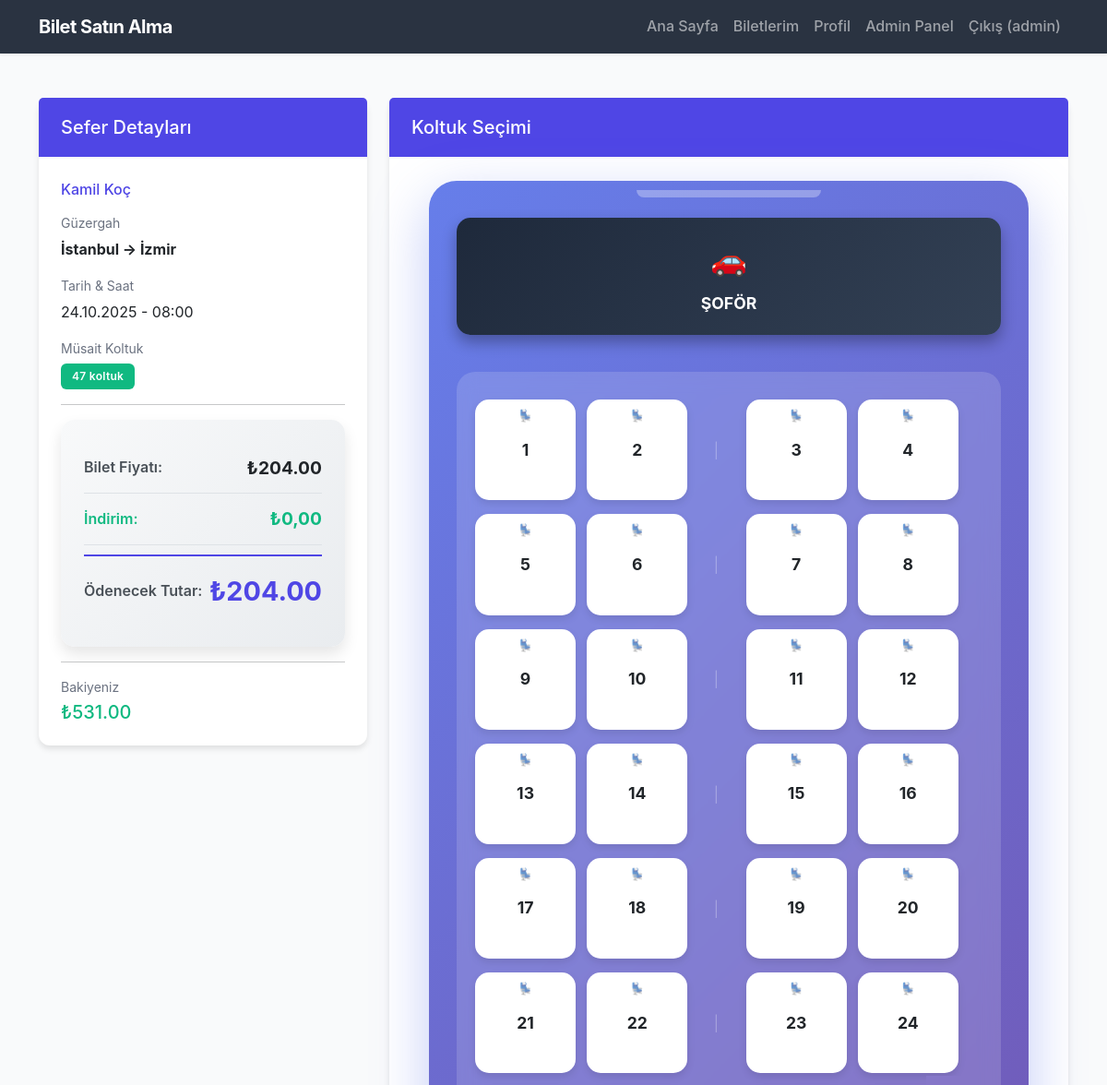
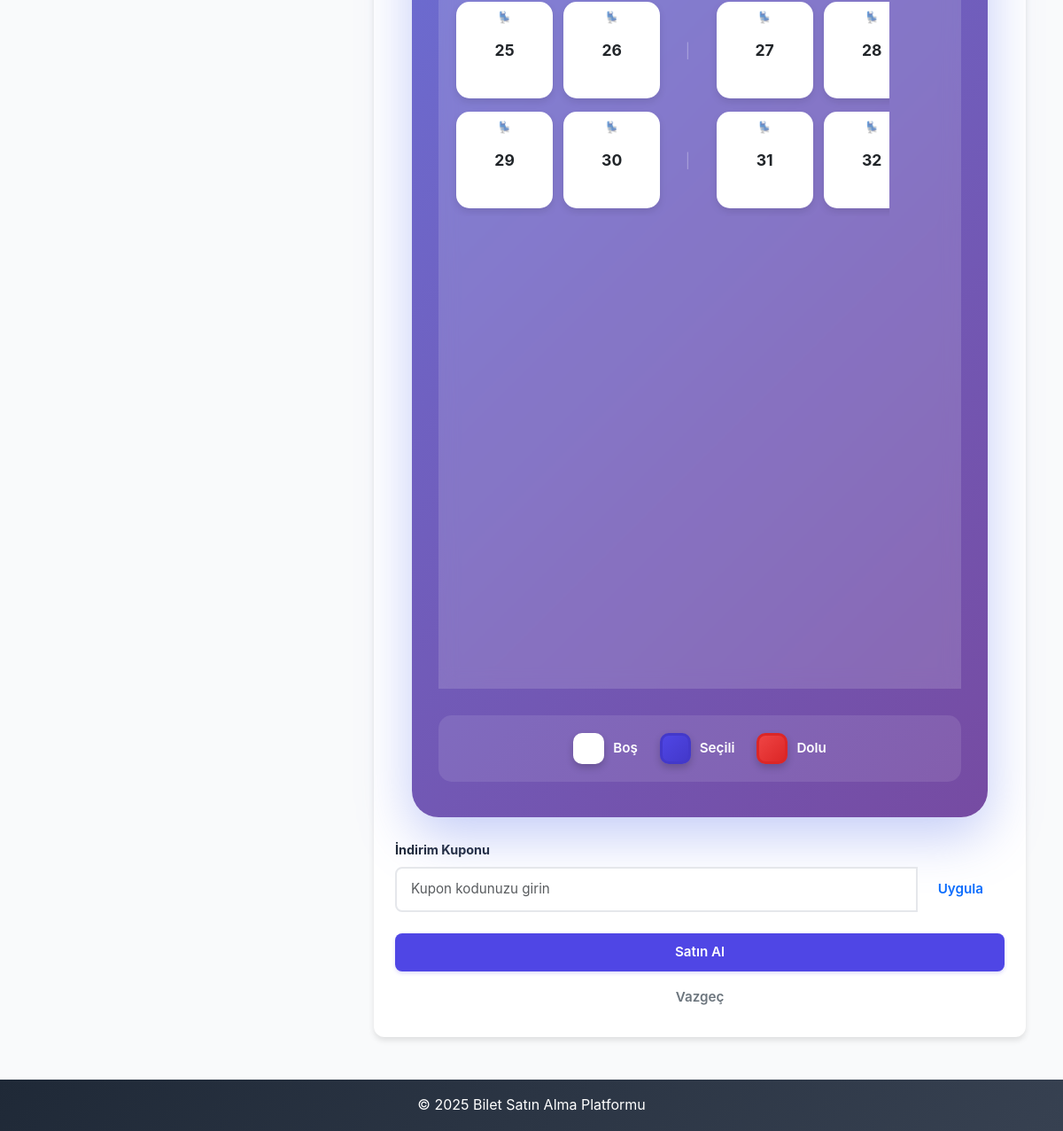
The page /buy-ticket.php?route_id=823 (signed in) on the database its author committed (2 pictures, top to bottom).
### tables this page shows
CREATE TABLE routes (
    id INTEGER PRIMARY KEY AUTOINCREMENT,
    company_id INTEGER NOT NULL,
    departure_point TEXT NOT NULL,
    arrival_point TEXT NOT NULL,
    departure_date TEXT NOT NULL,
    departure_time TEXT NOT NULL,
    price REAL NOT NULL,
    total_seats INTEGER NOT NULL,
    available_seats INTEGER NOT NULL,
    created_at DATETIME DEFAULT CURRENT_TIMESTAMP,
    FOREIGN KEY (company_id) REFERENCES companies(id) ON DELETE CASCADE
);

CREATE TABLE companies (
    id INTEGER PRIMARY KEY AUTOINCREMENT,
    name TEXT UNIQUE NOT NULL,
    contact_info TEXT,
    created_at DATETIME DEFAULT CURRENT_TIMESTAMP
);

CREATE TABLE users (
    id INTEGER PRIMARY KEY AUTOINCREMENT,
    username TEXT UNIQUE NOT NULL,
    email TEXT UNIQUE NOT NULL,
    password TEXT NOT NULL,
    full_name TEXT NOT NULL,
    role TEXT DEFAULT 'user',
    virtual_credit REAL DEFAULT 0,
    created_at DATETIME DEFAULT CURRENT_TIMESTAMP,
    updated_at DATETIME DEFAULT CURRENT_TIMESTAMP
);

### src/auth.php (called while the page is built, shortened)
<?php
function getUserRole() {
    return $_SESSION['role'] ?? 'visitor';
}
?>

### public/buy-ticket.php (the view, shortened to what this page needs)
<?php
require_once __DIR__ . '/../src/database.php';
require_once __DIR__ . '/../src/auth.php';
$routeId = $_GET['route_id'] ?? null;
try {
    $stmt = $pdo->prepare("
        SELECT
            routes.*,
            companies.name AS company_name
        FROM routes
        INNER JOIN companies ON routes.company_id = companies.id
        WHERE routes.id = ?
    ");
    $stmt->execute([$routeId]);
    $route = $stmt->fetch(PDO::FETCH_ASSOC);
    $stmt = $pdo->prepare("
        SELECT seat_number
        FROM tickets
        WHERE route_id = ? AND status = 'active'
    ");
    $stmt->execute([$routeId]);
    $occupiedSeats = $stmt->fetchAll(PDO::FETCH_COLUMN);
    $stmt = $pdo->prepare("SELECT virtual_credit FROM users WHERE id = ?");
    $stmt->execute([$_SESSION['user_id']]);
    $userCredit = $stmt->fetchColumn();
} catch (PDOException $e) {
    die("Veritabanı hatası: " . $e->getMessage());
}
?>
<!DOCTYPE html>
<html lang="tr">
<head>
    <link href="https://cdn.jsdelivr.net/npm/bootstrap@5.3.0/dist/css/bootstrap.min.css" rel="stylesheet">
    <link rel="stylesheet" href="css/style.css">
</head>
<body>
    <nav class="navbar navbar-expand-lg navbar-dark bg-dark">
        <div class="container">
            <a class="navbar-brand" href="index.php">Bilet Satın Alma</a>
            <div class="collapse navbar-collapse" id="navbarNav">
                <ul class="navbar-nav ms-auto">
                    <li class="nav-item"><a class="nav-link" href="index.php">Ana Sayfa</a></li>
                    <li class="nav-item"><a class="nav-link" href="my-tickets.php">Biletlerim</a></li>
                    <li class="nav-item"><a class="nav-link" href="profile.php">Profil</a></li>
                    <?php if (getUserRole() === 'admin'): ?>
                        <li class="nav-item"><a class="nav-link" href="admin_panel.php">Admin Panel</a></li>
                    <?php endif; ?>
                    <li class="nav-item"><a class="nav-link" href="logout.php">Çıkış (<?php echo htmlspecialchars($_SESSION['username']); ?>)</a></li>
                </ul>
            </div>
        </div>
    </nav>
    <main class="container my-5">
        <div class="row">
            <div class="col-lg-4 mb-4">
                <div class="card sticky-sidebar shadow">
                    <div class="card-header bg-primary text-white">
                        <h5 class="mb-0">Sefer Detayları</h5>
                    </div>
                    <div class="card-body">
                        <h6 class="text-primary mb-3"><?php echo htmlspecialchars($route['company_name']); ?></h6>
                        <div class="mb-3">
                            <small class="text-muted d-block mb-1">Güzergah</small>
                            <p class="mb-0 fw-bold"><?php echo htmlspecialchars($route['departure_point']); ?> → <?php echo htmlspecialchars($route['arrival_point']); ?></p>
                        </div>
                        <div class="mb-3">
                            <small class="text-muted d-block mb-1">Tarih & Saat</small>
                            <p class="mb-0"><?php echo date('d.m.Y', strtotime($route['departure_date'])); ?> - <?php echo htmlspecialchars($route['departure_time']); ?></p>
                        </div>
                        <div class="mb-3">
                            <small class="text-muted d-block mb-1">Müsait Koltuk</small>
                            <span class="badge bg-success"><?php echo $route['available_seats']; ?> koltuk</span>
                        </div>
                        <hr>
                        <div class="price-summary">
                            <div class="price-item">
                                <span class="price-label">Bilet Fiyatı:</span>
                                <span class="price-value" id="basePrice">₺<?php echo number_format($route['price'], 2); ?></span>
                            </div>
                            <div class="price-item">
                                <span class="price-label discount-value">İndirim:</span>
                                <span class="price-value discount-value" id="discountAmount">₺0,00</span>
                            </div>
                            <div class="price-item">
                                <span class="price-label">Ödenecek Tutar:</span>
                                <span class="price-value final-price" id="finalPrice">₺<?php echo number_format($route['price'], 2); ?></span>
                            </div>
                        </div>
                        <hr>
                        <div>
                            <small class="text-muted d-block mb-1">Bakiyeniz</small>
                            <h5 class="text-success mb-0">₺<?php echo number_format($userCredit, 2); ?></h5>
                        </div>
                    </div>
                </div>
            </div>
            <div class="col-lg-8">
                <div class="card shadow">
                    <div class="card-header bg-primary text-white">
                        <h5 class="mb-0">Koltuk Seçimi</h5>
                    </div>
                    <div class="card-body">
                        <form method="POST" id="purchaseForm">
                            <div class="bus-layout">
                                <div class="bus-windshield"></div>
                                <div class="driver-section">
                                    ŞOFÖR
                                </div>
                                <div class="seats-container">
                                    <?php
                                    $totalSeats = $route['total_seats'];
                                    $seatsPerRow = 4;
                                    $rows = ceil($totalSeats / $seatsPerRow);
                                    for ($row = 0; $row < $rows; $row++):
                                        echo '<div class="seat-row">';
                                        for ($col = 0; $col < 5; $col++):
                                            if ($col == 2):
                                                echo '<div class="aisle">│</div>';
                                                continue;
                                            endif;
                                            $seatNum = ($row * $seatsPerRow) + ($col > 2 ? $col - 1 : $col) + 1;
                                            if ($seatNum <= $totalSeats):
                                                $isOccupied = in_array($seatNum, $occupiedSeats);
                                                if ($isOccupied): ?>
                                                    <div class="seat occupied" title="Dolu Koltuk">
                                                        <?php echo $seatNum; ?>
                                                    </div>
                                                <?php else: ?>
                                                    <div class="seat">
                                                        <label for="seat_<?php echo $seatNum; ?>"><?php echo $seatNum; ?></label>
                                                    </div>
                                                <?php endif;
                                            else:
                                                echo '<div></div>';
                                            endif;
                                        endfor;
                                        echo '</div>';
                                    endfor;
                                    ?>
                                </div>
                                <div class="legend">
                                    <div class="legend-item">
                                        <div class="legend-box available"></div>
                                        <span>Boş</span>
                                    </div>
                                    <div class="legend-item">
                                        <div class="legend-box selected"></div>
                                        <span>Seçili</span>
                                    </div>
                                    <div class="legend-item">
                                        <div class="legend-box occupied"></div>
                                        <span>Dolu</span>
                                    </div>
                                </div>
                            </div>
                            <div class="mt-4">
                                <label class="form-label fw-bold">İndirim Kuponu</label>
                                <div class="coupon-input-group">
                                    <div class="input-group">
                                        <input type="text"
                                               class="form-control"
                                               id="couponCode"
                                               name="coupon_code"
                                               placeholder="Kupon kodunuzu girin">
                                        <button type="button"
                                                class="btn btn-outline-primary"
                                                id="applyCouponBtn"
                                                onclick="validateCoupon()">
                                            Uygula
                                        </button>
                                    </div>
                                </div>
                            </div>
                            <div class="d-grid gap-2 mt-4">
                                <button type="submit" class="btn btn-primary btn-lg" id="purchaseBtn">
                                    Satın Al
                                </button>
                                <a href="index.php" class="btn btn-outline-secondary">Vazgeç</a>
                            </div>
                        </form>
                    </div>
                </div>
            </div>
        </div>
    </main>
    <footer class="bg-dark text-white text-center py-3 mt-5">
        <p class="mb-0">&copy; 2025 Bilet Satın Alma Platformu</p>
    </footer>
</body>
</html>

### public/css/style.css (style rules this page uses)
:root { --primary-color: #4F46E5; --primary-dark: #4338CA; --secondary-color: #06B6D4; --success-color: #10B981; --danger-color: #EF4444; --warning-color: #F59E0B; --dark-color: #1F2937; --light-color: #F9FAFB; --gray-color: #6B7280; --border-radius: 12px; --transition: all 0.3s cubic-bezier(0.4, 0, 0.2, 1); }
* { margin: 0; padding: 0; box-sizing: border-box; }
body { background-color: var(--light-color); font-family: 'Inter', -apple-system, BlinkMacSystemFont, 'Segoe UI', 'Roboto', 'Oxygen', sans-serif; color: var(--dark-color); line-height: 1.6; }
.navbar { box-shadow: 0 1px 3px rgba(0, 0, 0, 0.1); backdrop-filter: blur(10px); background-color: rgba(31, 41, 55, 0.95) !important; }
.navbar-brand { font-weight: 700; font-size: 1.25rem; letter-spacing: -0.5px; }
.nav-link { font-weight: 500; transition: var(--transition); position: relative; }
.card { border: none; box-shadow: 0 1px 3px rgba(0, 0, 0, 0.1); border-radius: var(--border-radius); transition: var(--transition); background: white; }
.card-header { background: white; border-bottom: 2px solid var(--light-color); font-weight: 600; padding: 1.25rem 1.5rem; }
.card-body { padding: 1.5rem; }
.form-label { font-weight: 600; color: var(--dark-color); margin-bottom: 0.5rem; font-size: 0.9rem; }
.form-control, .form-select { border: 2px solid #E5E7EB; padding: 0.75rem 1rem; font-size: 0.95rem; border-radius: 8px; transition: var(--transition); }
.btn { border-radius: 8px; font-weight: 600; padding: 0.625rem 1.5rem; transition: var(--transition); border: none; font-size: 0.95rem; }
.btn-primary { background-color: var(--primary-color); box-shadow: 0 2px 4px rgba(79, 70, 229, 0.2); }
.badge { font-size: 0.75rem; padding: 0.5rem 0.75rem; font-weight: 600; border-radius: 6px; letter-spacing: 0.3px; }
.bg-primary { background-color: var(--primary-color) !important; }
.bg-success { background-color: var(--success-color) !important; }
footer { background: linear-gradient(135deg, #1F2937 0%, #374151 100%); border-top: none; margin-top: auto; }
.shadow { box-shadow: 0 4px 6px rgba(0, 0, 0, 0.1) !important; }
.text-primary { color: var(--primary-color) !important; }
.text-success { color: var(--success-color) !important; }
.text-muted { color: var(--gray-color) !important; }

### rows shown on the page
routes: company.name "Kamil Koç", departure_point "İstanbul", arrival_point "İzmir", departure_date "24.10.2025", departure_time "08:00", available_seats "47", price "204.00"
users: virtual_credit "531.00"

### other values the page prints
$_SESSION['username'] "admin"
$seatNum "1"
$seatNum "2"
$seatNum "3"
$seatNum "4"
$seatNum "5"
$seatNum "6"
$seatNum "7"
$seatNum "8"
$seatNum "9"
$seatNum "10"
$seatNum "11"
$seatNum "12"
$seatNum "13"
$seatNum "14"
